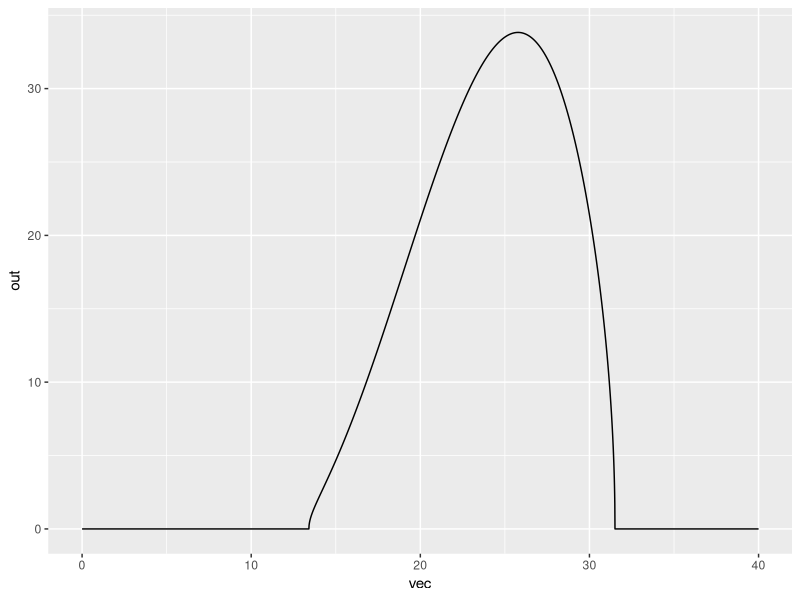

Reproduce this figure in R. (Note: this script raises an error after producing the figure.)
rm(list=ls())
library(tidyverse)
library(ggplot2)
library(dplyr)
library("ggpubr")
library(viridis)
library(gdata)
library("data.table")
library('numDeriv')

#------------------------FUNCTIONS---------------------------#
# Main functions 
Briere_func <- function(cte, tmin, tmax, temp){
  outp <- temp*cte*(temp - tmin)*(tmax - temp)^(1/2)
  if(outp < 0 | is.na(outp)){
    outp <- 0
  }
  return(outp)
}

Quad_func <- function(cte, tmin, tmax, temp){
  outp <- -cte*(temp - tmin)*(temp - tmax)
  if(outp < 0 | is.na(outp)){
    outp <- 0
  }
  return(outp)
}


#### -------------------------- Albopictus ------------------------- ####
## Thermal responses Aedes Albopictus from Mordecai 2017:
a_f_alb <- function(temp){Briere_func(0.000193,10.25,38.32,temp)} # Biting rate
TFD_f_alb <- function(temp){Briere_func(0.0488,8.02,35.65,temp)} # Fecundity
pEA_f_alb <- function(temp){Quad_func(0.00361,9.04,39.33,temp)} # Survival probability Egg-Adult
MDR_f_alb <- function(temp){Briere_func(0.0000638,8.6,39.66,temp)} # Mosquito Development Rate
lf_f_alb <- function(temp){Quad_func(1.43,13.41,31.51,temp)} # Adult life span



### Incorporating rain and human density:
h_f <- function(hum, rain){
  # Constants: 
  erat = 0.5
  e0 = 1.5
  evar = 0.05
  eopt = 8
  efac = 0.01
  edens = 0.01
  
  
  hatch <- (1-erat)*(((1+e0)*exp(-evar*(rain-eopt)^2))/(exp(-evar*(rain - eopt)^2) + e0)) +
    erat*(edens/(edens + exp(-efac*hum)))
  return(hatch)
}

# R0 function by temperature:
R0_func_alb <- function(rain,hum,Te){
  a <- a_f_alb(Te)
  f <- TFD_f_alb(Te)
  deltaa <- 1/lf_f_alb(Te)
  probla <- pEA_f_alb(Te)
  h <- h_f(hum,rain)
  deltE = 0.1
  R0 <- sqrt(f*(a/deltaa)*probla*(h*(h+deltE)))
  return(R0)
}

# Derivative with respect to Temperature
vec <- seq(0,40,0.01)
hum_cte <- 500
rain_cte <- 8
out <- sapply(vec,R0_func_alb,hum=hum_cte, rain=rain_cte)

df_out <- data.frame(vec, out)
ggplot(df_out) +
  geom_line(aes(vec,out))

ind <- df_out[which(df_out$out != 0),1]
numd1_t <- grad(function(x){R0_func_alb(8,500,x)}, ind)
devf_t <- data.frame(ind,numd1_t)
dev_t <- ggplot(devf_t) +
  geom_line(aes(ind,numd1_t)) + 
  xlab("Temperature(Cº)") + ylab("dR0/dT") +
  theme_bw()

# Derivative with respect to Rainfall
vec <- seq(0,20,0.01)
hum_cte <- 500
te_cte <- 22
out <- sapply(vec,R0_func_alb,hum=hum_cte, Te=te_cte)
df_out <- data.frame(vec, out)
ind <- df_out[which(df_out$out != 0),1]
numd1_r <- grad(function(x){R0_func_alb(x,hum_cte,te_cte)}, ind)
devf_r <- data.frame(ind,numd1_r)
dev_r <- ggplot(devf_r) +
  geom_line(aes(ind,numd1_r))  + 
  xlab("Rainfall(mm)") + ylab("dR0/dR") +
  theme_bw()

# Derivative with respect to Human density
vec <- seq(0,700,1)
rain_cte <- 8
te_cte <- 25
out <- sapply(vec,R0_func_alb,rain=rain_cte, Te=te_cte)
df_out <- data.frame(vec, out)
ind <- df_out[which(df_out$out != 0),1]
numd1_h <- grad(function(x){R0_func_alb(rain_cte,x,te_cte)}, ind)
devf_h <- data.frame(ind,numd1_h)
dev_h <- ggplot(devf_h) +
  geom_line(aes(ind,numd1_h)) + 
  xlab("Human density(km2)") + ylab("dR0/dH") +
  theme_bw()

library(ggpubr)
ggarrange(dev_t,dev_r,dev_h)
